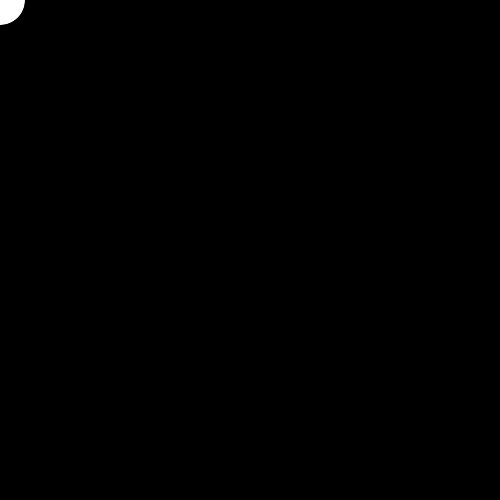
Frame 1 (no input)
Frame 60 (the mouse pressed at the canvas centre just before this capture): identical to frame 1, image omitted
Frame 120 (the mouse held since frame 60 and released just before this capture): identical to frame 1, image omitted

The Processing sketch that drew this single still picture (run headless with seeded random() and noise(); from frame 60 on, the mouse is pressed at the canvas centre):

// Processing sketch: primer16
// ── primer16.pde
int x,y;
void setup() 
{
  frameRate(60);
  size(500,500);
  x = y = 0;
}

void draw() 
{
  background(0,0,0);
  if (keyPressed) {
    if (keyCode == UP) y--;
    else if (keyCode == DOWN) y++;
    else if (keyCode == LEFT) x--;
    else if (keyCode == RIGHT) x++;
  }
  fill(255,255,255);
  ellipse(x,y,50,50);
}
